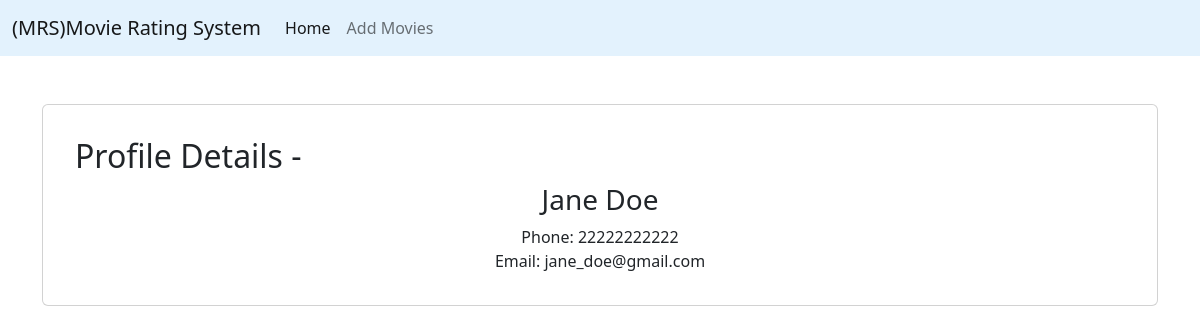
/userprofile/4, run on the app's committed database.
### main/models.py (models this page shows, shortened)
class UserProfile(models.Model):
    user = models.OneToOneField(User, on_delete=models.CASCADE)
    phone_number = models.CharField(max_length=15)

### main/views.py (the view)
# urls.py: path('userprofile/<int:user_id>', user_profile, name='user_profile'),
def user_profile(request, user_id):
    user_profile = get_object_or_404(UserProfile, user__id=user_id)
    return render(request,'userprofile.html',{'user':user_profile})

### main/templates/userprofile.html
{% extends 'base.html' %}
{% block start %}
<div class="card mt-5 p-3">
    <div class="card-body">
    <div class="row">
            <h2>Profile Details -</h2>
            <div class="col-md-12 text-center">
                <h3 class="">{{user.user.first_name}}</h3>
                <div>Phone: {{user.phone_number}}</div>
                <div>Email: {{user.user.email}}</div>
            </div>
    </div>
    </div>
</div>
</div>
{% endblock %}

### data on the page
UserProfile: user.first_name "Jane Doe", phone_number "22222222222", user.email "jane_doe@gmail.com"
